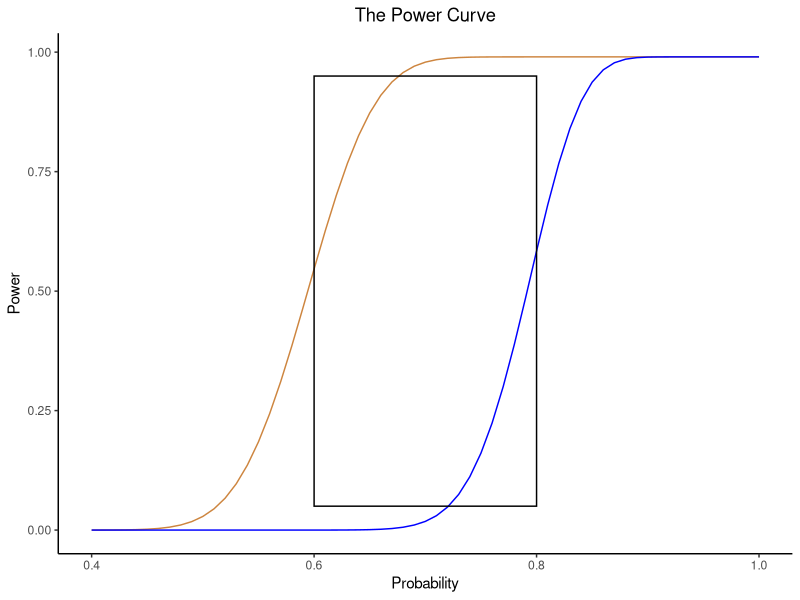
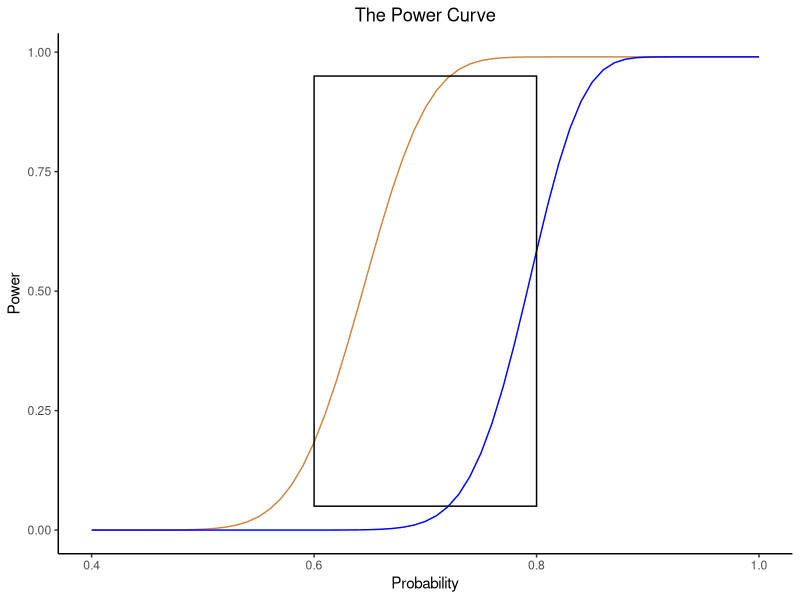
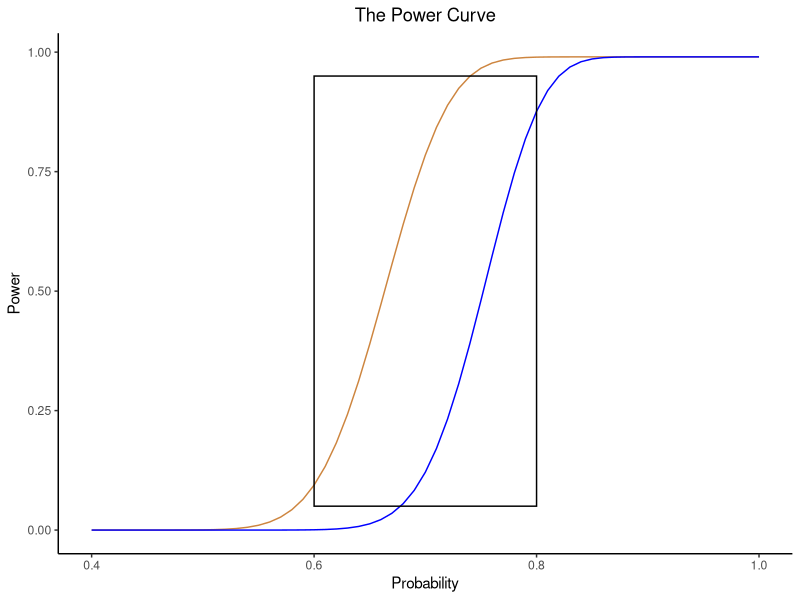
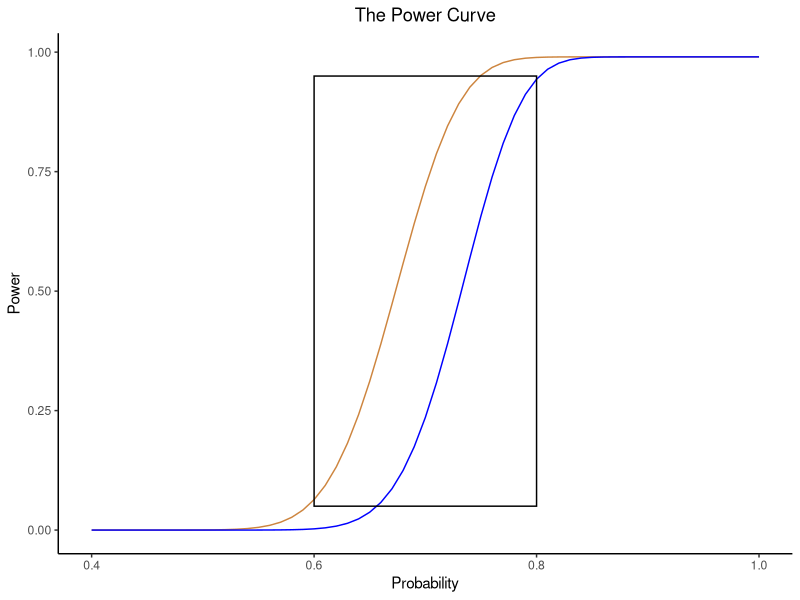
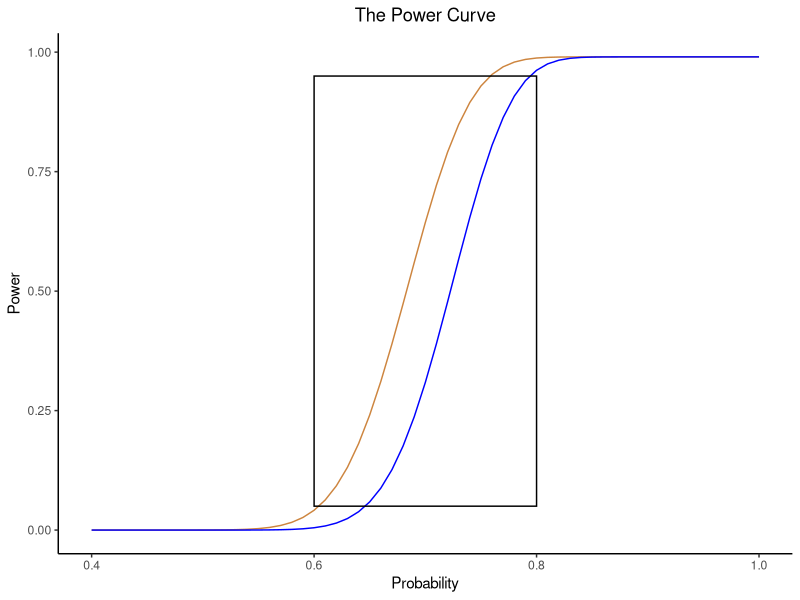

These figures' R source, in order:
## ---- chunk 1
#dbinom(x,n,p)

#Create PowerCurve.
#p ranging from 0.4 to 1.

#First create the probability function alpha.
alpha<-function(k){
  p<-seq(0.4,1,1/100)
  binom<-dbinom(k,100,p)
  result<-cumsum(binom)
  return(result)
}
## ---- chunk 2
#alpha(60)
#alpha(80)
## ---- chunk 3
#Create PowerCurve.
library(ggplot2)

PowerCurve<-function(m1,m2){
  p<-seq(0.4,1,1/100)
  power1<-alpha(m1)
  power2<-alpha(m2)
ggplot()+geom_line(aes(p,power1),color="peru")+geom_line(aes(p,power2),color="blue")+geom_rect(aes(xmin=0.6,xmax=0.8,ymin=0.05,ymax=0.95),color="black",alpha=0)+xlab("Probability")+ylab("Power")+
  ggtitle("The Power Curve") +theme_classic()+
  theme(plot.title = element_text(hjust = 0.5))
}
## ---- chunk 4
PowerCurve(60,80)
## ---- chunk 5
#change m1 to 65.
PowerCurve(65,80)
## ---- chunk 6
PowerCurve(67,76)
## ---- chunk 7
PowerCurve(68,74)
## ---- chunk 8
PowerCurve(69,73)
